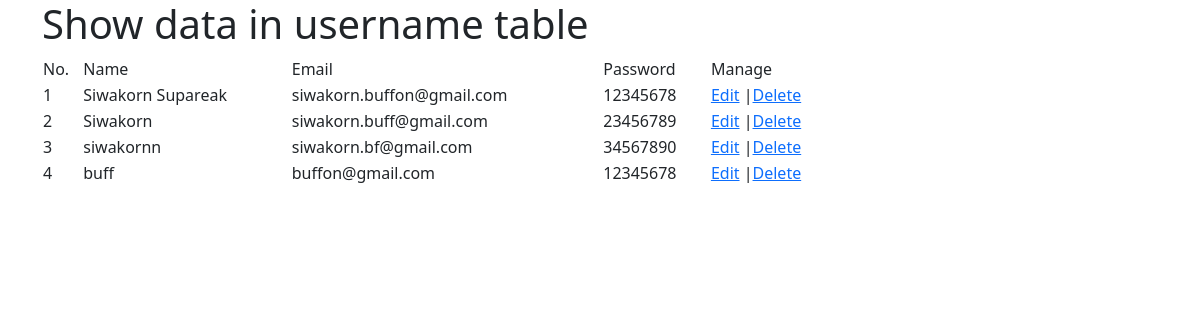
/user, run on the app's committed database.
### tables this page shows
CREATE TABLE "username" (
	"fullname"	TEXT,
	"email"	TEXT,
	"password"	TEXT,
	"authorize"	INTEGER,
	PRIMARY KEY("fullname")
);

### index.py (the view)
@app.route ('/user', methods=["GET"])
def user():
    conn = sql.connect(database)
    cur = conn.cursor()
    sql_user = """
    SELECT email, password, fullname
    FROM username
    """
    cur.execute(sql_user)
    data = cur.fetchall()
    conn.close()
    return render_template('username.html', user=data)

### templates/username.html (shortened to what this page needs)
<!DOCTYPE html>
<html lang="en">
<head>
    <link rel="stylesheet" href="https://stackpath.bootstrapcdn.com/bootstrap/5.0.0-alpha1/css/bootstrap.min.css">
</head>
<body>
    <div class="container-sm">
        <h1>Show data in username table</h1>
        <table width="800">
            <tr>
                <td>No.</td>
                <td>Name</td>
                <td>Email</td>
                <td>Password</td>
                <td>Manage</td>
            </tr>
            {% for x in user %}
            <tr>
                <td>{{ loop.index }}</td>
                <td>{{ x[2] }}</td>
                <td>{{ x[0] }}</td>
                <td>{{ x[1] }}</td>
                <td><a href="/edit/{{ x[0] }}">Edit</a> |<a href="/delete/{{ x[0] }}">Delete</a></td>
            </tr>
            {% endfor %}
        </table>
    </div>
</body>
</html>

### data on the page
username: fullname "Siwakorn Supareak", email "siwakorn.buffon@gmail.com", password "12345678"
username: fullname "Siwakorn", email "siwakorn.buff@gmail.com", password "23456789"
username: fullname "siwakornn", email "siwakorn.bf@gmail.com", password "34567890"
username: fullname "buff", email "buffon@gmail.com", password "12345678"
